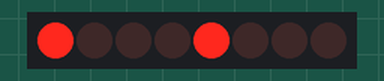
Recording of a sketch running on a simulated Arduino Uno, built with avr-gcc and run on an emulated ATmega328P. Shown: 8 shift-register outputs drawn as a row of LEDs (first output left, lit = HIGH). Wiring (inferred from the names in the program): shift register (74HC595): data pin 4; shift clock pin 6. Wiring (inferred from the signals the program sends): row of LEDs: on Q0, Q1, Q2, Q3, Q4, Q5, Q6, Q7.

Above: at 0.1 s.
At 15.1 s:
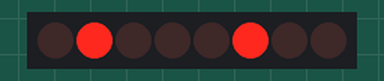
At 25.1 s:
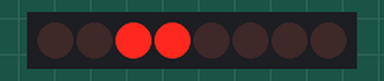
At 35.1 s:
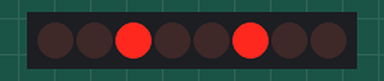
Timing chart, 0 to 36.6 s (numbered marks = the images above):
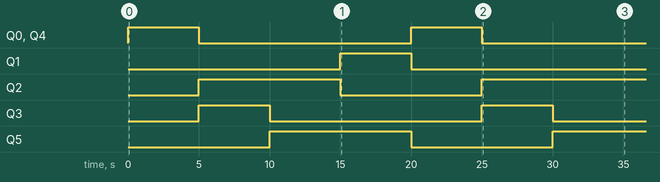

Measured:
- by itself, Q0, Q3, Q4: alternates HIGH for 5.0 s and LOW for 15.0 s
- by itself, Q1: LOW → HIGH at 15.0 s, → LOW 5.0 s later
- by itself, Q2: LOW → HIGH at 5.0 s, → LOW 10.0 s later, → HIGH 10.0 s later
- by itself, Q5: LOW → HIGH at 10.0 s, → LOW 10.0 s later, → HIGH 10.0 s later

The sketch:

27_LED_Seq.ino
```cpp
int latchPin = 5;  // Latch pin of 74HC595
int clockPin = 6;  // Clock pin of 74HC595
int dataPin = 4;   // Data pin of 74HC595

// Define the matrix of LEDs (3x9) representing light posts
// Each row represents a color (Green, Yellow, Red)
// Each column represents a light post
int matrix[15][9] = {
   {1, 5, 11, 14, 19, 22, 27, 30, 35},  // Index 0 (Sensor 1)
   {4, 10, 14, 19, 22, 27, 30, 35, 3},  // Index 1 (Sensor 2)
   {9, 13, 19, 22, 27, 30, 35, 3, 6},   // Index 2 (Sensor 3)
   {12, 2, 6, 11, 19, 22, 27, 30, 35},  // Index 3 (Sensor 4)
   {1, 5, 11, 14, 19, 22, 27, 30, 35},  // Index 4 (Sensor 1)
   {4, 18, 3, 11, 14, 22, 27, 30, 35},  // Index 5 (Sensor 2)
   {17, 21, 27, 30, 35, 3, 6, 11, 14},  // Index 6 (Sensor 3)
   {20, 26, 30, 35, 3, 6, 11, 14, 19},  // Index 7 (Sensor 5)
   {25, 5, 30, 35, 3, 11, 14, 19, 22},  // Index 8 (Sensor 6)
   {4, 18, 22, 27, 30, 35, 3, 11, 14},  // Index 9 (Sensor 2)
   {17, 29, 35, 3, 6, 11, 14, 22, 27},  // Index 10 (Sensor 3)
   {28, 34, 3, 6, 11, 14, 19, 22, 27},  // Index 11 (Sensor 5)
   {33, 10, 3, 6, 14, 19, 22, 27, 30},  // Index 12 (Sensor 7)
   {9, 13, 19, 22, 27, 30, 35, 3, 6},   // Index 13 (Sensor 3)
   {12, 2, 6, 11, 19, 22, 27, 30, 35}   // Index 14 (Sensor 4)
};


void setup() {
  pinMode(latchPin, OUTPUT);
  pinMode(dataPin, OUTPUT);
  pinMode(clockPin, OUTPUT);
}

void loop() {
  // Loop through each color (Green, Yellow, Red)
  for (int i = 0; i < 15; i++) {
    uint64_t ledPattern = 0;  // Initialize LED pattern to 0 (64 bits for 5 shift registers)

    // Set the bits corresponding to the current group (color) in the matrix
    for (int j = 0; j < 9; j++) {
      ledPattern |= (1ULL << (matrix[i][j] - 1));  // Turn on LEDs for this color group
    }

    // Send the pattern to the shift registers
    digitalWrite(latchPin, LOW);  // Prepare to send data

    // Send the data (5 bytes for 40 bits)
    shiftOut(dataPin, clockPin, MSBFIRST, (ledPattern >> 32) & 0xFF);  // Send the most significant byte
    shiftOut(dataPin, clockPin, MSBFIRST, (ledPattern >> 24) & 0xFF);  // Send the next byte
    shiftOut(dataPin, clockPin, MSBFIRST, (ledPattern >> 16) & 0xFF);  // Send the next byte
    shiftOut(dataPin, clockPin, MSBFIRST, (ledPattern >> 8) & 0xFF);   // Send the next byte
    shiftOut(dataPin, clockPin, MSBFIRST, ledPattern & 0xFF);          // Send the least significant byte

    digitalWrite(latchPin, HIGH);  // Latch the data to the LEDs

    delay(5000);  // Wait for 5 seconds before moving to the next color group
  }
}
```
